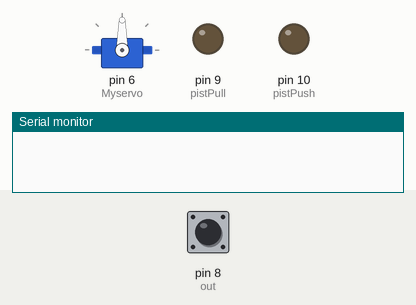
Bench run of a sketch on a simulated Arduino Uno, built with avr-gcc and run on an emulated ATmega328P. Shown: servo, output pins drawn as LEDs (lit = HIGH), the last lines printed to the serial monitor. Inputs (shaded band) come from the test bench; at power-on: pin 8 (out) LOW. Pins used as bus, display or sensor lines are not drawn.

Above: at 1.2 s.
1.3 s: pin 8 (out) pulsed HIGH 2 times (0.12 s each, 0.3 s apart)
At 3.7 s:
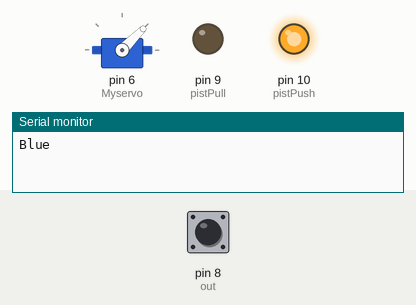
4.1 s: pin 8 (out) pulsed HIGH 2 times (0.12 s each, 0.3 s apart)
At 7.3 s:
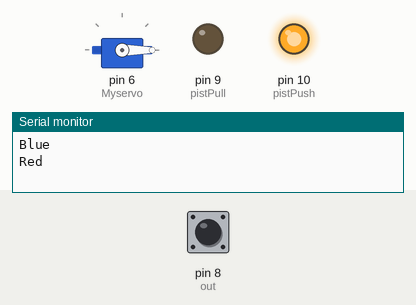
Timing chart, 0 to 8.8 s (numbered marks = the images above; inputs shaded):
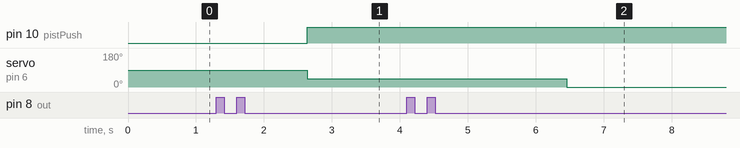

The sketch:

sketch_apr09a.ino
```cpp
  #define s0 3       //Module pins wiring
  #define s1 2
  #define s2 4
  #define s3 7
  #define out 8

  #define pistPull 9
  #define pistPush 10

  #include<Servo.h>

  Servo Myservo;

  int data=0;
  int red=0;
  int blue=0;
  int green=0;

  void setup()
  {
     Myservo.attach(6);

     pinMode(pistPull, OUTPUT);
     pinMode(pistPush, OUTPUT);

     pinMode(s0,OUTPUT);
     pinMode(s1,OUTPUT);
     pinMode(s2,OUTPUT);
     pinMode(s3,OUTPUT);
     pinMode(out,INPUT);

     Serial.begin(115200);

     digitalWrite(s0,HIGH);
     digitalWrite(s1,HIGH);

  }

  void loop()
  {

     digitalWrite(s2,LOW);
     digitalWrite(s3,LOW);
     red=GetData();

     digitalWrite(s2,LOW);
     digitalWrite(s3,HIGH);
     blue=GetData();

     digitalWrite(s2,HIGH);
     digitalWrite(s3,HIGH);
     green=GetData();

     Serial.println();

     if (red<blue && red<=green && red<23) {
        Serial.println("Red");
        Myservo.write(0);
        push();
     }

    else if (blue<green && blue<red && blue<21) {
        Serial.println("Blue");
        Myservo.write(45);
        push();
    }

    else if (green<red && (green-blue)<= 8) {
        Serial.println("Green");
        Myservo.write(90);
        push();
    }

    else {
       Serial.println();
    }

     delay(200);
  }

  int GetData(){
     data=pulseIn(out,LOW);
     delay(20);
     return data;
  }

  void push(){
     digitalWrite(pistPush, HIGH);
     digitalWrite(pistPull, LOW);
     delay(1000);
     digitalWrite(pistPull, LOW);
     digitalWrite(pistPush, HIGH);
  }
```

Measured:
- after the input at 1.3 s, pin 10 (pistPush): LOW → HIGH after 1.3 s; servo on pin 6 (Myservo): 90° → 45° after 1.3 s
- after the input at 4.1 s, servo on pin 6 (Myservo): 45° → 0° after 2.4 s
